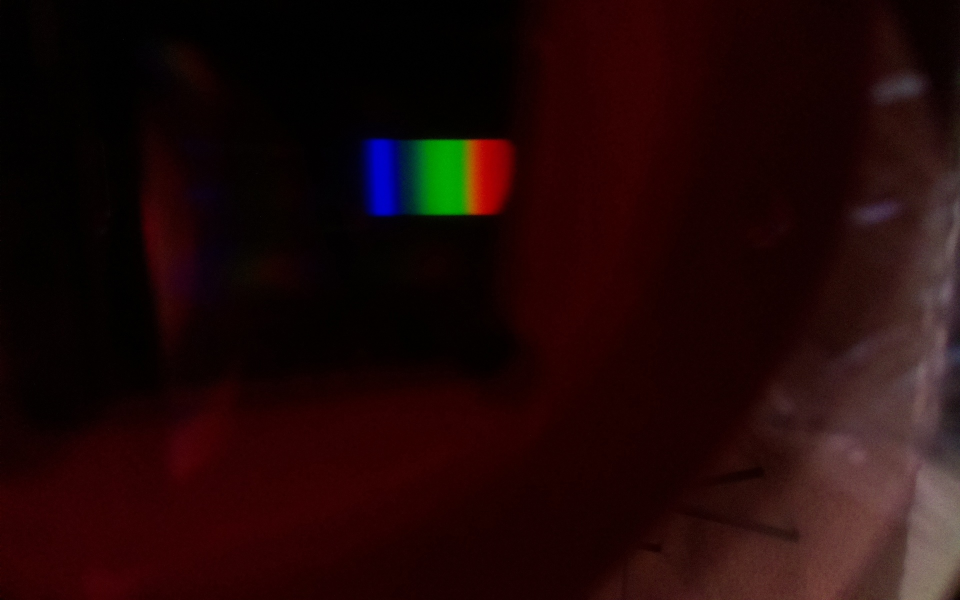
#> input picture lab_light/0_lamp.jpg, 1920 x 1200 px (shown at 1/2 size)
$ python measure.py
#> lines starting #> are read from the running program, lines starting #| are printed output that depends on the picture
### lab_light/lightFunctions.py
import numpy as np
import matplotlib.pyplot as plt
import imageio
from cycler import cycler


def read_image(photoName, graph_name, lamp, surface):
#> called with photoName = '0_lamp.jpg', graph_name = 'graph1.png', lamp = 'ртутная лампа', surface = 'белый лист'
    photo = imageio.imread(photoName)
#> photo is the input picture: shape (1200, 1920, 3); mean R, G, B 31.6, 8.7, 8.4
    background = photo[260:450, 700:1050, 0:3]

    cut = photo[260:450, 700:1050, 0:3]
    rgb = np.mean(cut, axis=(0))
#> rgb = 350 rows, first 8: [3.09, 0.479, 8.3], [3.08, 0.421, 8.29], [3.2, 0.521, 8.65], [3.37, 0.705, 8.84], [3.28, 0.595, 9.32], [3.32, 0.584, 9.37], [3.34, 0.568, 9.91], [3.46, 0.674, 10.03]
    luma = 0.2989 * rgb[:, 0] + 0.5866 * rgb[:, 1] + 0.1144 * rgb[:, 2]
#> luma = 350 values, max 84.89 at index 236, min 2.12 at index 1, mean 38.82

    plt.rc('axes', prop_cycle=(cycler('color', ['r', 'g', 'b'])))

    fig = plt.figure(figsize=(7.8, 5), dpi=200)

    plt.title('Интенсивность отражённого излучения\n' + '{} / {}'.format(lamp, surface))
    plt.xlabel('Относительный номер пикселя')
    plt.ylabel('Яркость')

    plt.plot(rgb, label=['r', 'g', 'b'])
    plt.plot(luma, 'w', label='I')
    plt.legend()

    plt.imshow(background, origin='lower')

    plt.savefig(graph_name)

    return rgb, luma

### lab_light/measure.py
import lightFunctions as j
import matplotlib.pyplot as plt
import numpy as np

photos = ['0_lamp.jpg', 'lamp_blue.jpg', 'lamp_green.jpg', 'lamp_red.jpg', 'lamp_white.jpg', 'lamp_yellow.jpg']

rgb, I0 = j.read_image(photos[0], 'graph1.png', 'ртутная лампа', 'белый лист')
#> I0 has the same summary as luma in read_image
I1 = j.read_image(photos[1], 'graph2.png', 'лампа накаливания', 'синий лист')[-1]
#> call 2 of read_image, with photoName = 'lamp_blue.jpg', graph_name = 'graph2.png', lamp = 'лампа накаливания', surface = 'синий лист'
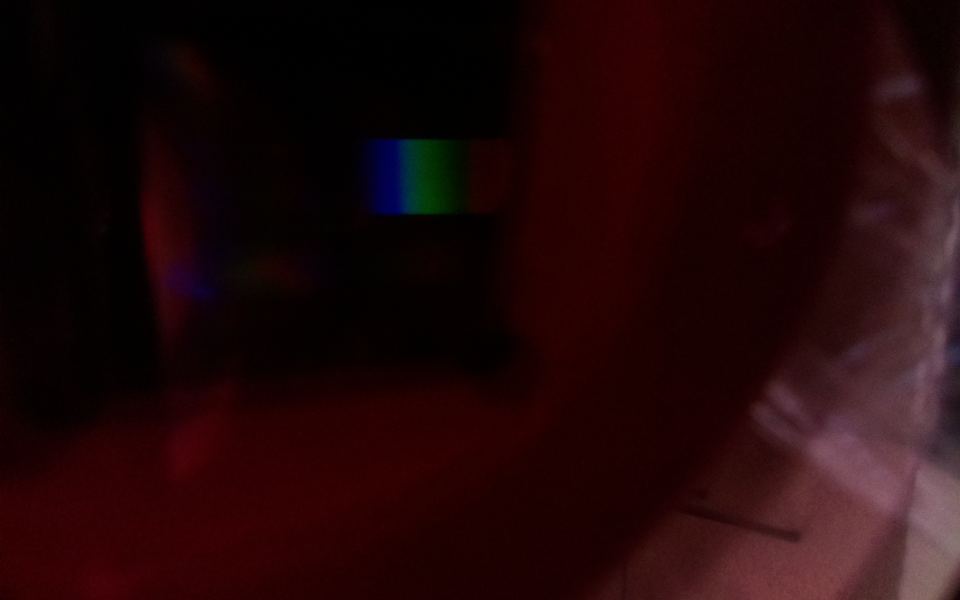
#> input picture lab_light/lamp_blue.jpg, 1920 x 1200 px (shown at 1/2 size)
#> in read_image, photo is the input picture: shape (1200, 1920, 3); mean R, G, B 32.7, 7.9, 9.3
#> in read_image (call 2), `rgb = np.mean(cut, axis=(0))`: rgb = 350 rows, first 8: [3.37, 0.505, 2.42], [3.39, 0.521, 2.45], [3.46, 0.447, 2.68], [3.59, 0.537, 2.79], [3.42, 0.447, 3.12], [3.52, 0.563, 3.26], [3.92, 0.5, 3.74], [4.05, 0.616, 3.85]
#> in read_image (call 2), `luma = 0.2989 * rgb[:, 0] + 0.5866 * rgb[:, 1] + 0.1144 * rgb[:, 2]`: luma = 350 values, max 29.65 at index 130, min 1.58 at index 0, mean 11.69
#> I1 has the same summary as luma in read_image
I2 = j.read_image(photos[2], 'graph3.png', 'лампа накаливания', 'зеленый лист')[-1]
#> call 3 of read_image, with photoName = 'lamp_green.jpg', graph_name = 'graph3.png', lamp = 'лампа накаливания', surface = 'зеленый лист'
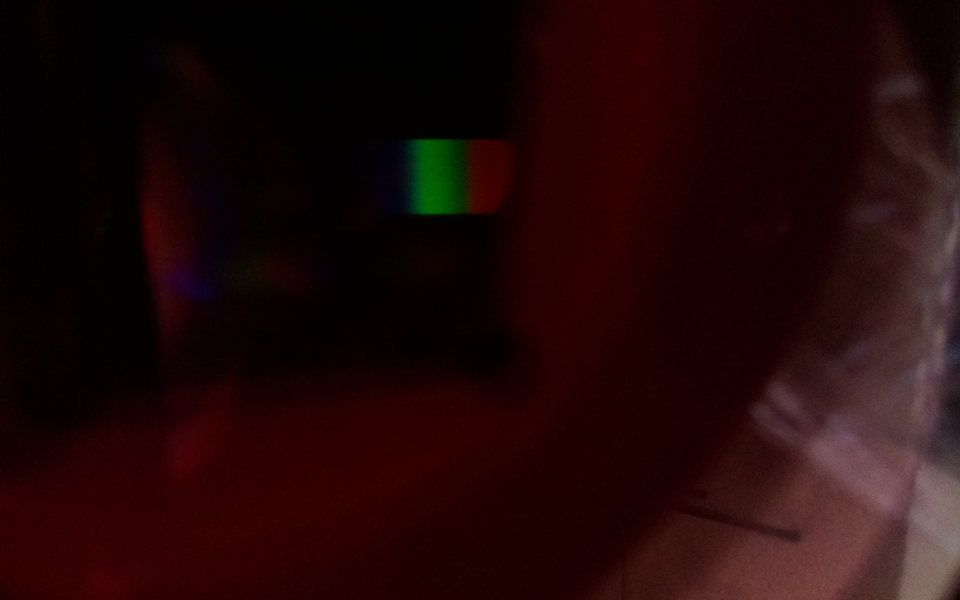
#> input picture lab_light/lamp_green.jpg, 1920 x 1200 px (shown at 1/2 size)
#> in read_image, photo is the input picture: shape (1200, 1920, 3); mean R, G, B 32.2, 8.4, 8.4
#> in read_image (call 3), `rgb = np.mean(cut, axis=(0))`: rgb = 350 rows, first 8: [3.39, 0.663, 0.447], [3.54, 0.795, 0.5], [3.58, 0.768, 0.511], [3.59, 0.789, 0.547], [3.81, 0.632, 0.674], [3.81, 0.611, 0.621], [3.99, 0.563, 0.684], [4.12, 0.684, 0.816]
#> in read_image (call 3), `luma = 0.2989 * rgb[:, 0] + 0.5866 * rgb[:, 1] + 0.1144 * rgb[:, 2]`: luma = 350 values, max 45.55 at index 159, min 1.45 at index 0, mean 16.77
#> I2 has the same summary as luma in read_image
I3 = j.read_image(photos[3], 'graph4.png', 'лампа накаливания', 'красный лист')[-1]
#> call 4 of read_image, with photoName = 'lamp_red.jpg', graph_name = 'graph4.png', lamp = 'лампа накаливания', surface = 'красный лист'
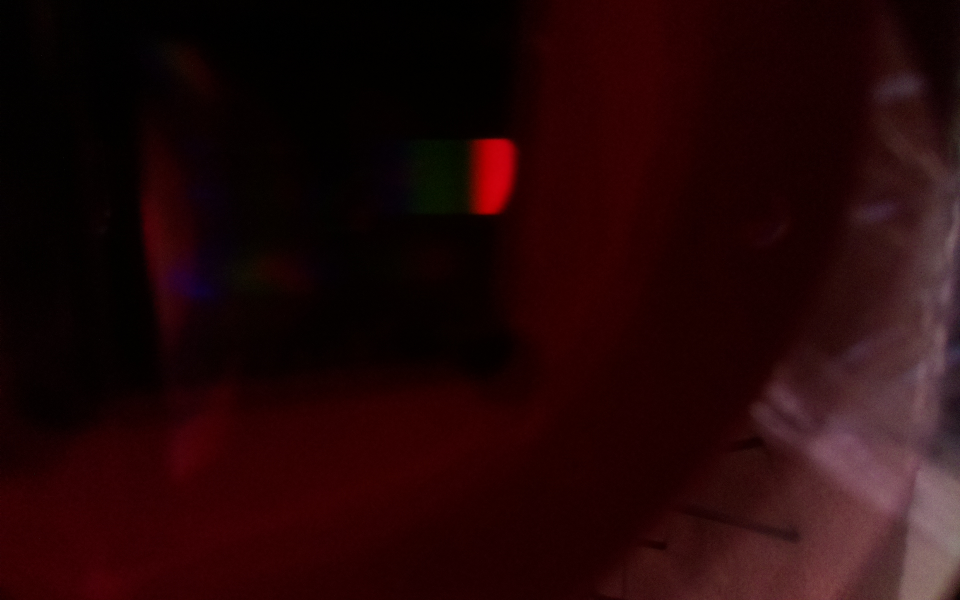
#> input picture lab_light/lamp_red.jpg, 1920 x 1200 px (shown at 1/2 size)
#> in read_image, photo is the input picture: shape (1200, 1920, 3); mean R, G, B 34.7, 7.7, 8.6
#> in read_image (call 4), `rgb = np.mean(cut, axis=(0))`: rgb = 350 rows, first 8: [5.02, 0.742, 0.742], [5.01, 0.711, 0.674], [5.06, 0.537, 0.489], [5.26, 0.632, 0.563], [5.44, 0.742, 0.437], [5.45, 0.732, 0.437], [5.55, 0.684, 0.5], [5.52, 0.716, 0.495]
#> in read_image (call 4), `luma = 0.2989 * rgb[:, 0] + 0.5866 * rgb[:, 1] + 0.1144 * rgb[:, 2]`: luma = 350 values, max 48.24 at index 289, min 1.88 at index 2, mean 14.66
#> I3 has the same summary as luma in read_image
I4 = j.read_image(photos[4], 'graph5.png', 'лампа накаливания', 'белый лист')[-1]
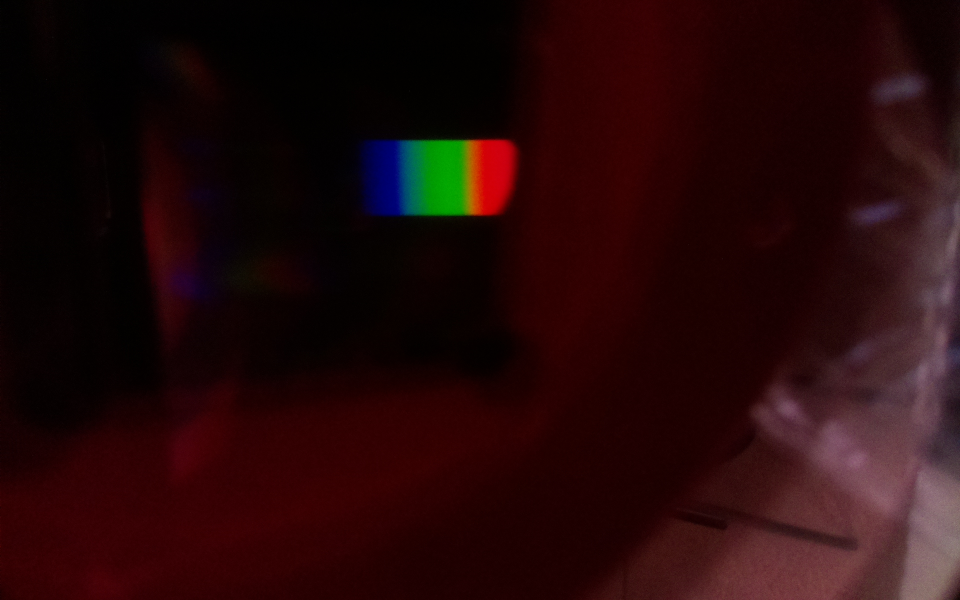
#> input picture lab_light/lamp_white.jpg, 1920 x 1200 px (shown at 1/2 size)
#> in read_image, photo is the input picture: shape (1200, 1920, 3); mean R, G, B 36, 9, 9.6
#> in read_image (call 5), `rgb = np.mean(cut, axis=(0))`: rgb = 350 rows, first 8: [4.44, 0.947, 5.21], [4.47, 0.905, 5.19], [4.64, 0.968, 5.74], [4.53, 0.842, 5.64], [4.93, 0.947, 6.22], [4.91, 0.905, 6.29], [5.03, 0.979, 6.84], [5.1, 1.05, 7.03]
#> in read_image (call 5), `luma = 0.2989 * rgb[:, 0] + 0.5866 * rgb[:, 1] + 0.1144 * rgb[:, 2]`: luma = 350 values, max 92.43 at index 239, min 2.46 at index 1, mean 45.21
#> I4 has the same summary as luma in read_image
I5 = j.read_image(photos[5], 'graph6.png', 'лампа накаливая', 'желтый лист')[-1]
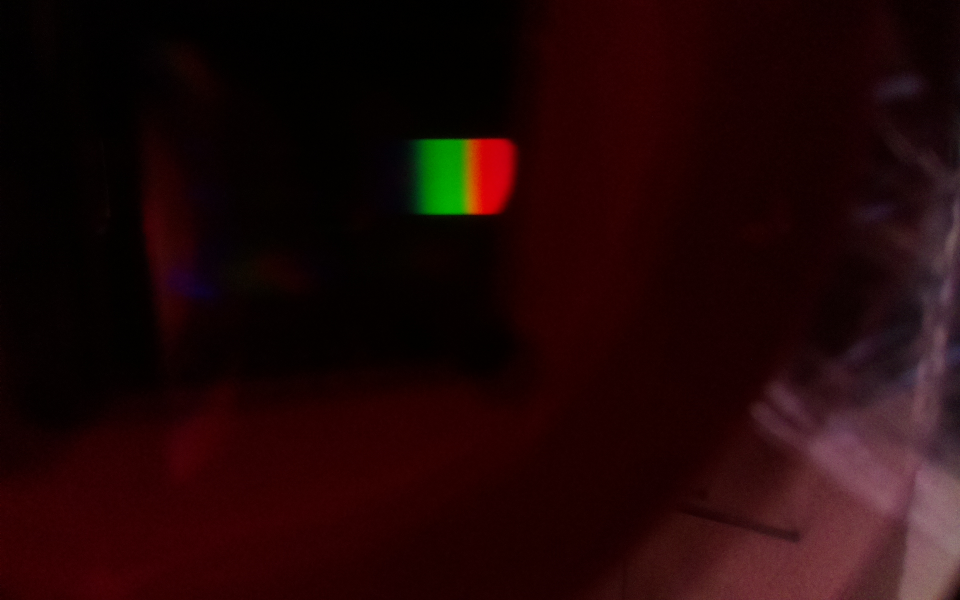
#> input picture lab_light/lamp_yellow.jpg, 1920 x 1200 px (shown at 1/2 size)
#> in read_image, photo is the input picture: shape (1200, 1920, 3); mean R, G, B 32, 7.4, 7.6
#> in read_image (call 6), `background = photo[260:450, 700:1050, 0:3]`:
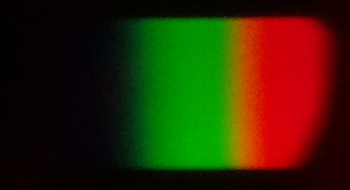
#> background: shape (190, 350, 3); mean R, G, B 48.1, 37.9, 3.9
#> in read_image (call 6), `rgb = np.mean(cut, axis=(0))`: rgb = 350 rows, first 8: [3.4, 1, 0.126], [3.42, 1.02, 0.184], [3.75, 1.03, 0.195], [3.77, 1.05, 0.263], [3.94, 0.932, 0.2], [3.88, 0.895, 0.184], [3.99, 0.911, 0.184], [4.09, 0.968, 0.2]
#> in read_image (call 6), `luma = 0.2989 * rgb[:, 0] + 0.5866 * rgb[:, 1] + 0.1144 * rgb[:, 2]`: luma = 350 values, max 91.8 at index 236, min 1.62 at index 0, mean 37.06
#> I5 has the same summary as luma in read_image

r = [i[0] for i in rgb]
#> r = 350 values, max 149.4 at index 259, min 0.853 at index 87, mean 36.19
b = [i[2] for i in rgb]
#> b = 350 values, max 164.9 at index 62, min 0.2 at index 346, mean 33.51
r_max, b_max = max(r), max(b)
#> r_max = 149.4; b_max = 164.9
i_r, i_b = r.index(r_max), b.index(b_max)
#> i_r = 259; i_b = 62
k = 610 / i_r
#> k = 2.36

x = np.linspace(0, 350, 350)
x = [i * k for i in x]
#> x = 350 values from 0 to 824.3
plt.cla()
plt.clf()

ax = plt.axes()
ax.set_facecolor(color='#E5E4E2')
ax.grid(which='major', linewidth=1)
ax.grid(which='minor', linewidth=0.7, linestyle='--')
ax.minorticks_on()

plt.plot(x, I1, color='blue', label='blue')
plt.plot(x, I2, color='green', label='green')
plt.plot(x, I3, color='red', label='red')
plt.plot(x, I4, color='white', label='white')
plt.plot(x, I5, color='yellow', label='yellow')

plt.legend()
plt.title('Отражённая интенсивность излучения лампы накаливания')
plt.ylabel('яркость')
plt.xlabel('длина волны, нм')
plt.savefig('I.png')
#> figure, not shown here; curve peaks at x = 307.1, y = 29.65; curve peaks at x = 375.6, y = 45.55; curve peaks at x = 682.6, y = 48.24

A1 = [I1[i] / I4[i] for i in range(len(I1))]
#> A1 = 350 values, max 0.737 at index 75, min 0.0711 at index 231, mean 0.382
A2 = [I2[i] / I4[i] for i in range(len(I1))]
#> A2 = 350 values, max 0.769 at index 349, min 0.203 at index 104, mean 0.378
A3 = [I3[i] / I4[i] for i in range(len(I1))]
#> A3 = 350 values, max 0.953 at index 300, min 0.0993 at index 214, mean 0.409
A4 = [I4[i] / I4[i] for i in range(len(I1))]
#> A4 = 350 values from 1 to 1
A5 = [I5[i] / I4[i] for i in range(len(I1))]
#> A5 = 350 values, max 1.01 at index 225, min 0.169 at index 101, mean 0.696

plt.cla()
plt.clf()

ax = plt.axes()
ax.set_facecolor(color='#E5E4E2')
ax.grid(which='major', linewidth=1)
ax.grid(which='minor', linewidth=0.7, linestyle='--')
ax.minorticks_on()

plt.plot(x, A1, color='blue', label='blue')
plt.plot(x, A2, color='green', label='green')
plt.plot(x, A3, color='red', label='red')
plt.plot(x, A4, color='white', label='white')
plt.plot(x, A5, color='yellow', label='yellow')

plt.legend()
plt.title('Зависимость альбедо поверхностей от длины волны падающего света')
plt.ylabel('альбедо')
plt.xlabel('длина волны, нм')
plt.savefig('A.png')
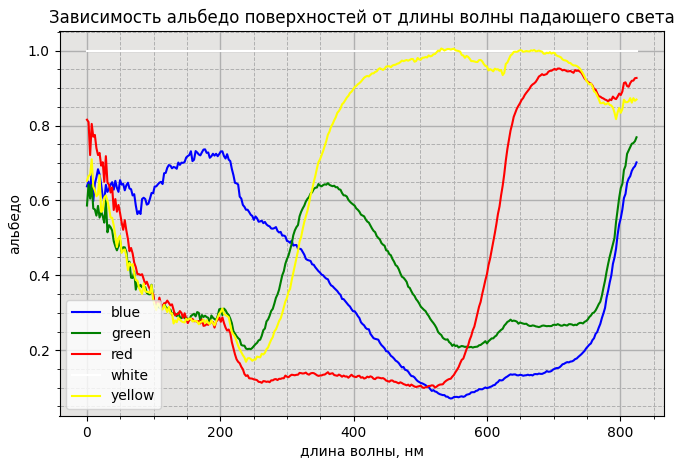
#> figure drawn by matplotlib, 1 panel; curve peaks at x = 177.1, y = 0.737; curve peaks at x = 824.3, y = 0.769; curve peaks at x = 708.6, y = 0.953
